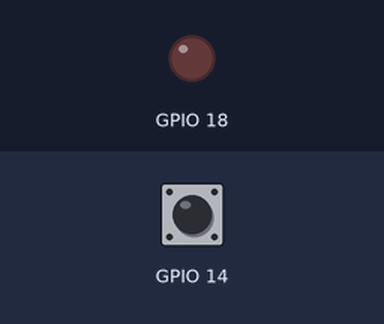
Simulated run of this sketch. Board: ESP32. Shown: output pins drawn as LEDs (lit = HIGH). Inputs (shaded band) come from the test bench; at power-on: GPIO 14 LOW.

Above: at 1.2 s.
1.3 s: GPIO 14 driven HIGH
At 2.4 s:
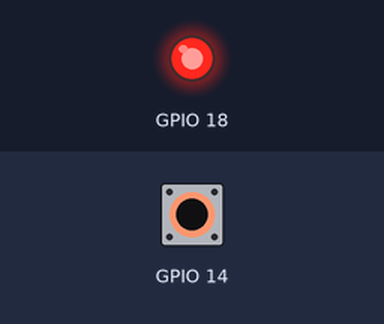
2.8 s: GPIO 14 driven LOW
At 3.5 s:
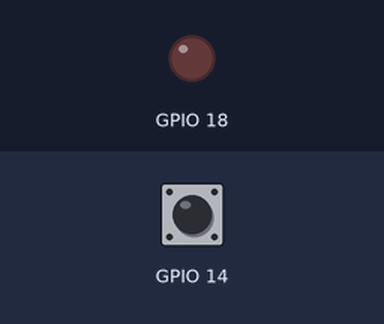
Timing chart, 0 to 5.8 s (numbered marks = the images above; inputs shaded):
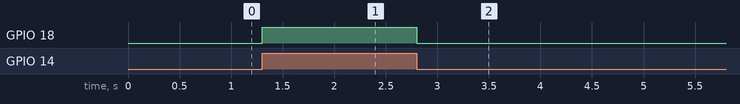

The sketch:

digital.ino
```cpp
void setup() {

  pinMode(18, OUTPUT);
  pinMode(14, INPUT);


}

void loop() {

  int switch1;

  switch1 = digitalRead(14);

  if(switch1 == 1){
    digitalWrite(18, HIGH);
  }
  else {
    digitalWrite(18, LOW);
  }

}
```

Measured:
- after the input at 1.3 s, GPIO 18: LOW → HIGH at once
- after the input at 2.8 s, GPIO 18: HIGH → LOW at once
